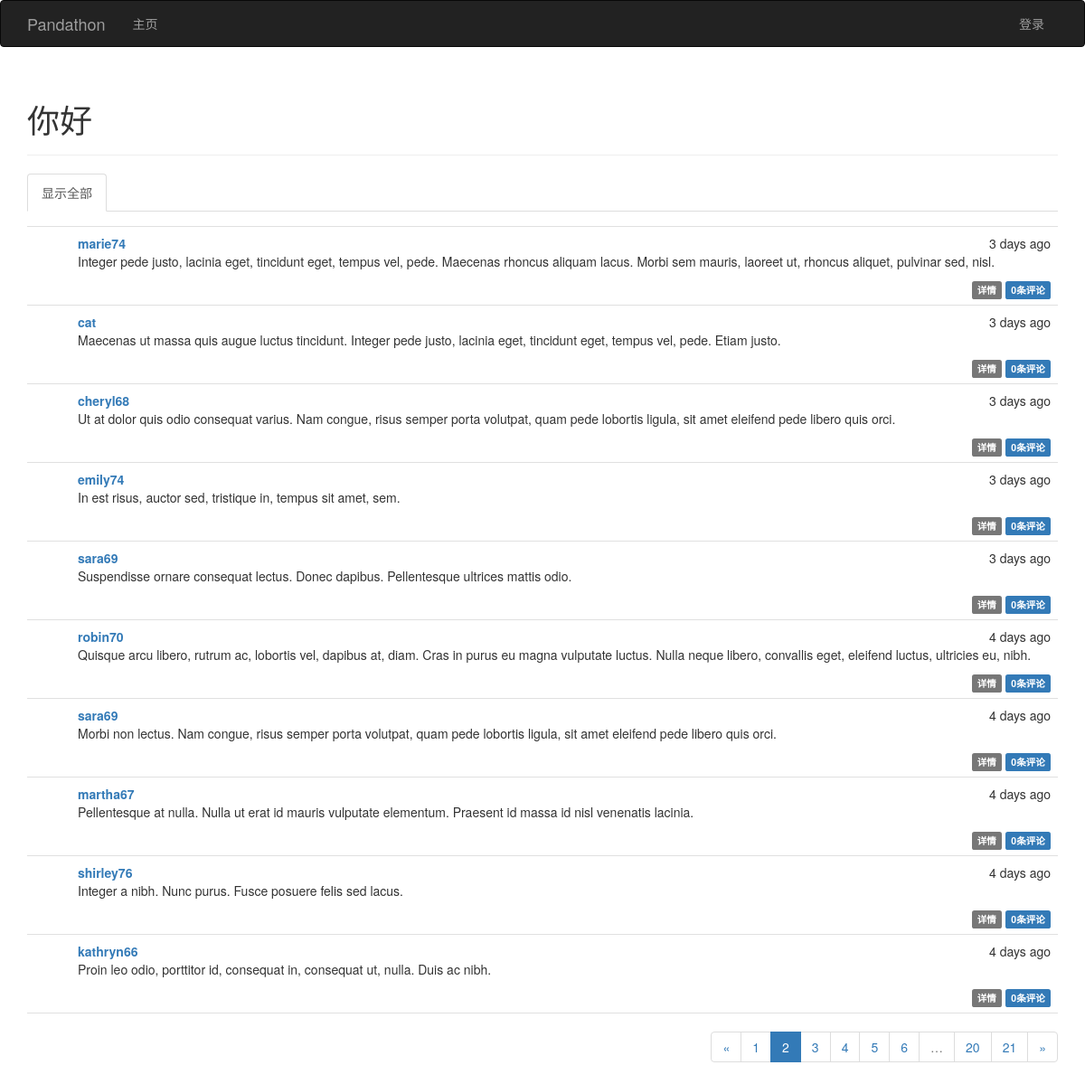
Screenshot of /?page=2 with the database file from the repository.
### app/models.py (models this page shows, shortened)
class Post(db.Model):
    __tablename__ = 'posts'
    id = db.Column(db.Integer, primary_key=True)
    body = db.Column(db.Text)
    body_html = db.Column(db.Text)
    timestamp = db.Column(db.DateTime, index=True, default=datetime.now())
    author_id = db.Column(db.Integer, db.ForeignKey('users.id'))
    comments = db.relationship('Comment', backref='post', lazy='dynamic')

class User(UserMixin, db.Model):
    __tablename__ = 'users'
    id = db.Column(db.Integer, primary_key=True)
    email = db.Column(db.String(64), unique=True, index=True)
    username = db.Column(db.String(64), unique=True, index=True)
    role_id = db.Column(db.Integer, db.ForeignKey('roles.id'))
    password_hash = db.Column(db.String(128))
    confirmed = db.Column(db.Boolean, default=True)
    name = db.Column(db.String(64))
    location = db.Column(db.String(64))
    about_me = db.Column(db.Text())
    member_since = db.Column(db.DateTime(), default=datetime.now())
    last_seen = db.Column(db.DateTime(), default=datetime.now())
    posts = db.relationship('Post', backref='author', lazy='dynamic')
    followed = db.relationship('Follow', foreign_keys=[Follow.follower_id],
                               backref=db.backref('follower', lazy='joined'),
                               lazy='dynamic', cascade='all, delete-orphan')
    followers = db.relationship('Follow', foreign_keys=[Follow.followed_id],
                                backref=db.backref('followed', lazy='joined'),
                                lazy='dynamic', cascade='all, delete-orphan')
    comments = db.relationship('Comment', backref='author', lazy='dynamic')
    @property
    def password(self):
        raise AttributeError('password is not a readable attribute')

### app/main/views.py (the view)
@main.route('/', methods=['GET', 'POST'])
def index():
    form = PostForm()
    if current_user.can(Permission.WRITE_ARTICLES) and \
            form.validate_on_submit():
        post = Post(body=form.body.data,
                    author=current_user._get_current_object())
        db.session.add(post)
        return redirect(url_for('.index'))
    page = request.args.get('page', 1, type=int)
    show_followed = False
    if current_user.is_authenticated():
        show_followed = bool(request.cookies.get('show_followed', ''))
    if show_followed:
        query = current_user.followed_posts
    else:
        query = Post.query
    pagination = query.order_by(Post.timestamp.desc()).paginate(
        page, per_page=current_app.config['PANDATHON_POSTS_PER_PAGE'],
        error_out=False)
    posts = pagination.items
    return render_template('index.html', form=form, posts=posts,
                           show_followed=show_followed, pagination=pagination)

### app/auth/views.py (called while the page is built)
@auth.before_app_request
def before_request():
    if current_user.is_authenticated():
        current_user.ping()
        if not current_user.confirmed \
                and request.endpoint[:5] != 'auth.':
            return redirect(url_for('auth.unconfirmed'))

### app/main/__init__.py (called while the page is built)
@main.app_context_processor
def inject_permissions():
    return dict(Permission=Permission)

### app/models.py (called while the page is built)
    def can(self, permissions):
        return False

    def is_administrator(self):
        return False

### app/templates/index.html (shortened to what this page needs)
{% extends "base.html" %}
{% import "bootstrap/wtf.html" as wtf %}
{% import "_macros.html" as macros %}
{% block page_content %}
<div class="page-header">
    <h1>你好{% if current_user.is_authenticated() %}，{{ current_user.username }}{% endif %}</h1>
</div>
<div class="post-tabs">
    <ul class="nav nav-tabs">
        <li{% if not show_followed %} class="active"{% endif %}><a href="{{ url_for('.show_all') }}">显示全部</a></li>
    </ul>
</div>
{% include '_posts.html' %}
{% if pagination %}
<div class="pagination">
    {{ macros.pagination_widget(pagination, '.index') }}
</div>
{% endif %}
{% endblock %}

### app/templates/_posts.html (shortened to what this page needs)
<ul class="posts">
    {% for post in posts %}
    <li class="post">
        <div class="post-content">
            <div class="post-date">{{ moment(post.timestamp, True).fromNow() }}</div>
            <div class="post-author"><a href="{{ url_for('.user', username=post.author.username) }}">{{ post.author.username }}</a></div>
            <div class="post-body">
            {% if post.body_html %}
                {{ post.body_html | safe }}
            {% else %}
                {{ post.body }}
            {% endif %}
            </div>
            <div class="post-footer">
                <a href="{{ url_for('.post', id=post.id) }}">
                    <span class="label label-default">详情</span>
                </a>
                <a href="{{ url_for('.post', id=post.id) }}#comments">
                    <span class="label label-primary">{{ post.comments.count() }}条评论</span>
                </a>
            </div>
        </div>
    </li>
    {% endfor %}
</ul>

### app/static/styles.css (style rules this page uses)
div.post-tabs { margin-top: 16px; }
ul.posts { list-style-type: none; padding: 0px; margin: 16px 0px 0px 0px; border-top: 1px solid #e0e0e0; }
ul.posts li.post { padding: 8px; border-bottom: 1px solid #e0e0e0; }
div.post-date { float: right; }
div.post-author { font-weight: bold; }
div.post-content { margin-left: 48px; min-height: 48px; }
div.post-footer { text-align: right; }
div.pagination { width: 100%; text-align: right; padding: 0px; margin: 0px; }

### rows the page displays
Post: timestamp "3 days ago", author.username "marie74", body_html "Integer pede justo, lacinia eget, tincidunt eget, tempus vel, pede. Maecenas rhoncus aliquam lacus. Morbi sem mauris, laoreet ut, rhoncus aliquet, pulvinar sed, nisl.", comments.count "0"
Post: timestamp "3 days ago", author.username "cat", body_html "Maecenas ut massa quis augue luctus tincidunt. Integer pede justo, lacinia eget, tincidunt eget, tempus vel, pede. Etiam justo.", comments.count "0"
Post: timestamp "3 days ago", author.username "cheryl68", body_html "Ut at dolor quis odio consequat varius. Nam congue, risus semper porta volutpat, quam pede lobortis ligula, sit amet eleifend pede libero quis orci.", comments.count "0"
Post: timestamp "3 days ago", author.username "emily74", body_html "In est risus, auctor sed, tristique in, tempus sit amet, sem.", comments.count "0"
Post: timestamp "3 days ago", author.username "sara69", body_html "Suspendisse ornare consequat lectus. Donec dapibus. Pellentesque ultrices mattis odio.", comments.count "0"
Post: timestamp "4 days ago", author.username "robin70", body_html "Quisque arcu libero, rutrum ac, lobortis vel, dapibus at, diam. Cras in purus eu magna vulputate luctus. Nulla neque libero, convallis eget, eleifend luctus, ultricies eu, nibh.", comments.count "0"
Post: timestamp "4 days ago", author.username "sara69", body_html "Morbi non lectus. Nam congue, risus semper porta volutpat, quam pede lobortis ligula, sit amet eleifend pede libero quis orci.", comments.count "0"
Post: timestamp "4 days ago", author.username "martha67", body_html "Pellentesque at nulla. Nulla ut erat id mauris vulputate elementum. Praesent id massa id nisl venenatis lacinia.", comments.count "0"
Post: timestamp "4 days ago", author.username "shirley76", body_html "Integer a nibh. Nunc purus. Fusce posuere felis sed lacus.", comments.count "0"
Post: timestamp "4 days ago", author.username "kathryn66", body_html "Proin leo odio, porttitor id, consequat in, consequat ut, nulla. Duis ac nibh.", comments.count "0"

### other values shown
{{ p }} "1" "3" "4" "5" "6" "20" "21"
{{ p }} "2"
